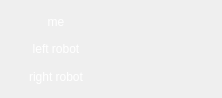
<?xml version="1.0" encoding="UTF-8"?>
<ui version="4.0">
 <class>MarkBoard</class>
 <widget class="QFrame" name="MarkBoard">
  <property name="geometry">
   <rect>
    <x>0</x>
    <y>0</y>
    <width>222</width>
    <height>98</height>
   </rect>
  </property>
  <property name="windowTitle">
   <string>MarkBoard</string>
  </property>
  <property name="styleSheet">
   <string notr="true">QFrame { color: white; }</string>
  </property>
  <layout class="QGridLayout" name="gridLayout">
   <item row="0" column="0">
    <widget class="QLabel" name="label">
     <property name="text">
      <string>me</string>
     </property>
     <property name="alignment">
      <set>Qt::AlignCenter</set>
     </property>
    </widget>
   </item>
   <item row="0" column="1">
    <spacer name="horizontalSpacer">
     <property name="orientation">
      <enum>Qt::Horizontal</enum>
     </property>
     <property name="sizeType">
      <enum>QSizePolicy::Fixed</enum>
     </property>
     <property name="sizeHint" stdset="0">
      <size>
       <width>15</width>
       <height>20</height>
      </size>
     </property>
    </spacer>
   </item>
   <item row="0" column="2">
    <widget class="QLabel" name="myMark">
     <property name="text">
      <string/>
     </property>
     <property name="alignment">
      <set>Qt::AlignRight|Qt::AlignTrailing|Qt::AlignVCenter</set>
     </property>
    </widget>
   </item>
   <item row="1" column="0">
    <widget class="QLabel" name="label_3">
     <property name="text">
      <string>left robot</string>
     </property>
     <property name="alignment">
      <set>Qt::AlignCenter</set>
     </property>
    </widget>
   </item>
   <item row="1" column="1">
    <spacer name="horizontalSpacer_2">
     <property name="orientation">
      <enum>Qt::Horizontal</enum>
     </property>
     <property name="sizeType">
      <enum>QSizePolicy::Fixed</enum>
     </property>
     <property name="sizeHint" stdset="0">
      <size>
       <width>15</width>
       <height>20</height>
      </size>
     </property>
    </spacer>
   </item>
   <item row="1" column="2">
    <widget class="QLabel" name="leftMark">
     <property name="text">
      <string/>
     </property>
     <property name="alignment">
      <set>Qt::AlignRight|Qt::AlignTrailing|Qt::AlignVCenter</set>
     </property>
    </widget>
   </item>
   <item row="2" column="0">
    <widget class="QLabel" name="label_5">
     <property name="text">
      <string>right robot</string>
     </property>
     <property name="alignment">
      <set>Qt::AlignCenter</set>
     </property>
    </widget>
   </item>
   <item row="2" column="1">
    <spacer name="horizontalSpacer_3">
     <property name="orientation">
      <enum>Qt::Horizontal</enum>
     </property>
     <property name="sizeType">
      <enum>QSizePolicy::Fixed</enum>
     </property>
     <property name="sizeHint" stdset="0">
      <size>
       <width>15</width>
       <height>19</height>
      </size>
     </property>
    </spacer>
   </item>
   <item row="2" column="2">
    <widget class="QLabel" name="rightMark">
     <property name="text">
      <string/>
     </property>
     <property name="alignment">
      <set>Qt::AlignRight|Qt::AlignTrailing|Qt::AlignVCenter</set>
     </property>
    </widget>
   </item>
  </layout>
 </widget>
 <layoutdefault spacing="6" margin="11"/>
 <resources/>
 <connections/>
</ui>
